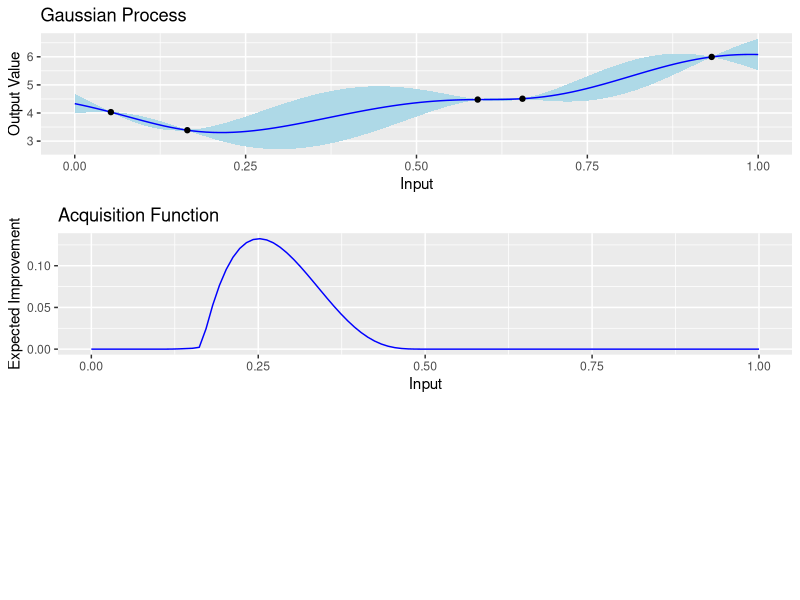
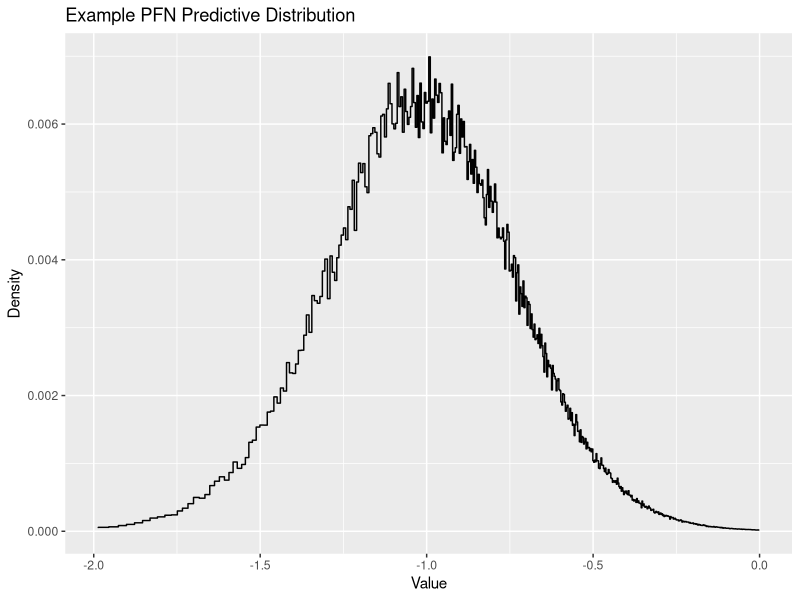

These charts were generated, in order, by the following R code:
## ---- chunk 1
suppressMessages(library(ggplot2))
suppressMessages(library(dplyr))
suppressMessages(library(cowplot))
## ---- chunk 2
data <- read.csv("../data_for_thesis_figures/GP_example.csv")
training_data <- read.csv("../data_for_thesis_figures/GP_example_training_data.csv")

  
plot1 <- ggplot(data, aes(x = X, y = GPMean)) +
  geom_ribbon(aes(ymin = GPLB, ymax = GPUB), 
              fill = "lightblue", alpha = 0.99, size=0) +
  geom_line(color='blue') +
  geom_point(data=training_data, aes(x=X,y=Y)) +
  labs(title = "Gaussian Process", x = "Input", y = "Output Value")

  
plot2 <- ggplot(data, aes(x = X, y = Acq)) + 
  geom_line(color='blue') +
  labs(title = "Acquisition Function", x = "Input", y = "Expected Improvement")

plot_grid(plot1, plot2, ncol=1, top = 'Example Gaussian Process with Acquisition Function')
## ---- chunk 3
data <- read.csv("../data_for_thesis_figures/pfn_output_example.csv") %>%
  filter(X0 > -2) %>%
  filter(X0 < 0)
  
ggplot(data, aes(x = X0, y = X1)) +
  geom_line() +
  labs(title = "Example PFN Predictive Distribution", x = "Value", y = "Density")
